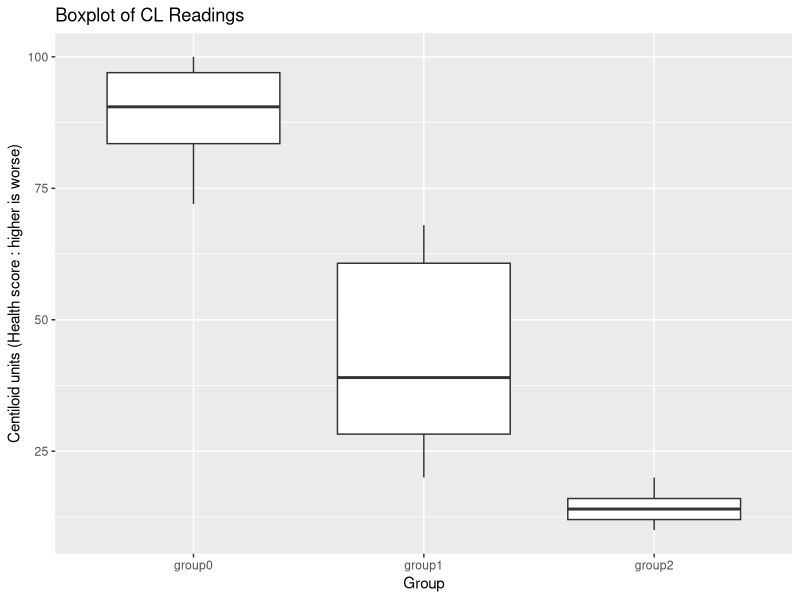

R code for this plot:
## ---- chunk 1
#tinytex::install_tinytex()  #insalling LaTeX in R to generate a PDF file from this code
## ---- chunk 2
group0=c(96, 83, 97, 74, 90, 72, 85, 72, 91, 100, 98, 87, 99, 76, 79, 79, 89, 97
                , 85, 81, 97, 93, 93, 87, 96, 100, 92, 90, 99, 98)
group1=c(34, 20, 64, 21, 41, 53, 60, 30, 33, 37, 63, 28, 65, 21, 68, 29, 50, 22, 
                               44, 22, 60, 27, 31, 64, 32, 59, 61, 28, 67, 64)
group2=c(11, 11, 12, 14, 16, 13, 11, 12, 11, 16, 15, 10, 15, 16, 12, 19, 14, 14,
                               17, 12, 20, 12, 19, 17, 10, 19, 11, 15, 16, 20)

#generate a dataframe to combine all groups together 
df=data.frame(group0, group1,group2)
## ---- chunk 3
#install.packages("tidyverse")
library(ggplot2)

# Convert the data frame to long format for plotting
df_long = tidyr::gather(df, group, value)

# Plot the boxplot
ggplot(df_long, aes(x = group, y = value)) +
  geom_boxplot() +
  xlab("Group") +
  ylab("Centiloid units (Health score : higher is worse)") +
  ggtitle("Boxplot of CL Readings")

## ---- chunk 4
result1 = aov(group0~group1, data=df)
summary(result1) # Display the ANOVA table

## ---- chunk 5
# Create a new variable "treat" with numerical values
df_long$treat <- ifelse(df_long$group == "group0", 0,
                        ifelse(df_long$group == "group1", 1,
                               ifelse(df_long$group == "group2", 2, NA)))


reg=lm(value ~ treat, data=df_long)
summary(reg)

## ---- chunk 6
summary(lm(df_long$value ~ df_long$group))
